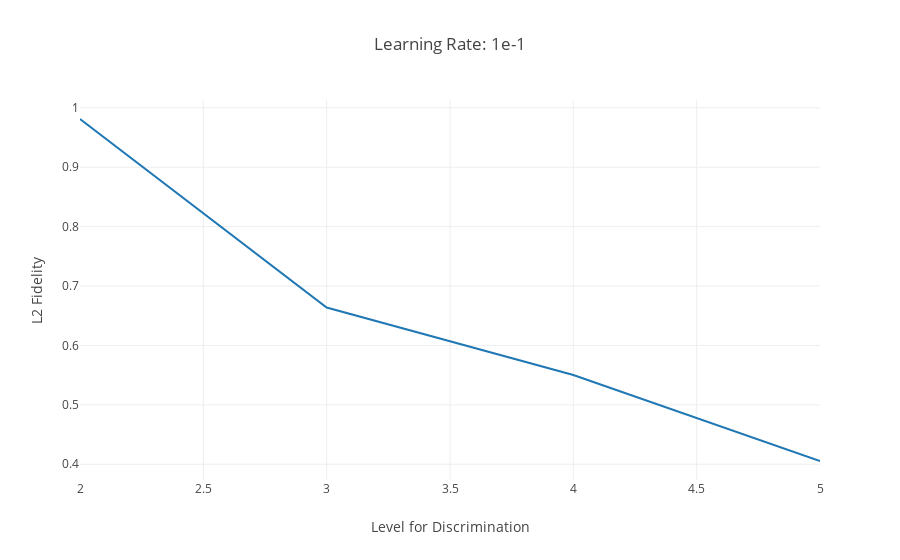

Notebook cell for this chart:
### Markdown cell above
Unforunately, it is a challenge to discriminate levels by adopting neural network, and the fidelity drops linearly with respect to the level.

### Code cell
data = [go.Scatter(x=np.arange(2, discriminate_level + 1),
                   y=[item.accuracy for item in classifier],
                   mode="lines",
                   name="batch_size: 50"),]
layout = go.Layout(
    title='Learning Rate: 1e-1',
    xaxis=dict(
        title='Level for Discrimination',
    ),
    yaxis=dict(
        title='L2 Fidelity'
    )
)
fig = go.Figure(data=data, layout=layout)
iplot(fig)

### Figure 1 — Plotly figure (JSON) as saved in the notebook; plotly's stock layout.template omitted (floating-point values rounded to 4 significant figures)
{"data": [{"mode": "lines", "name": "batch_size: 50", "type": "scatter", "x": [2, 3, 4, 5], "y": [0.9811, 0.6639, 0.5502, 0.4055]}], "layout": {"title": "Learning Rate: 1e-1", "xaxis": {"title": "Level for Discrimination"}, "yaxis": {"title": "L2 Fidelity"}}}
